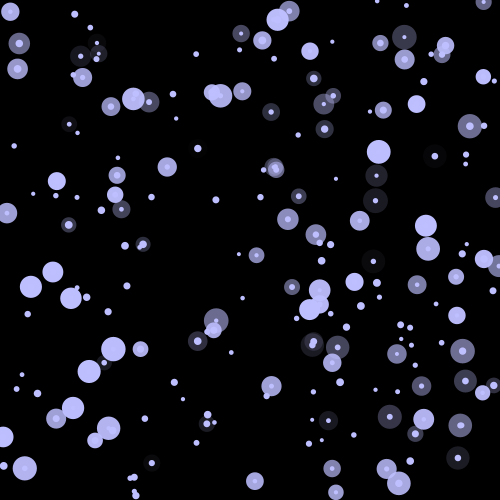
Frame 1 (no input)
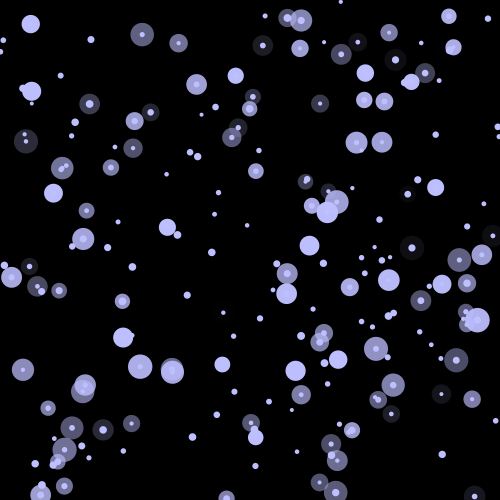
Frame 60 (the mouse pressed at the canvas centre just before this capture)
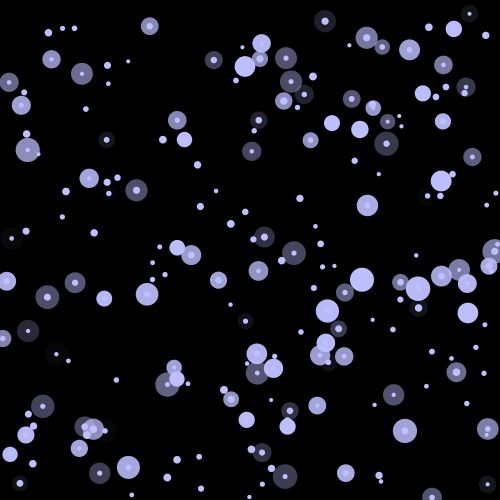
Frame 120 (the mouse held since frame 60 and released just before this capture)

The Processing sketch that drew these frames (run headless with seeded random() and noise(); from frame 60 on, the mouse is pressed at the canvas centre):

// Processing sketch: processing_71914
// ── processing_71914.pde

//the nets are just circles

int sizeX= 500;
int sizeY= 500;
fairy[] fairies = new fairy[200]; //an array of fairy objects
boolean drawingNet = false; //becomes true when the user clicks
net activeNet;
int totalHits = 0;

void setup() {
  //I used variables for the size so I can refer to them later 
  //when I'm making sure the fairies don't go offscreen
  size(500, 500);
  background(0);
  smooth();
  //fills the array with fairies created at random positions
  for (int i =0; i<200; i++) {
    fairies[i] = new fairy(random(0, sizeX), random(0, sizeY), random(-1.5, 1.5), random(-1.5, 1.5), random(4,8), random(15,25), random(0, 20));
  }
}

void draw() {
background(0);
  //call react
  //check if user is drawing circle 
  for (fairy each : fairies) {
    each.react();
    if(each.trapped){
      totalHits += each.hitCount;
    }
  }
  if (!(activeNet==null)) {
    activeNet.drawNet();
    if(totalHits>2000){
      activeNet.breakNet();
    }
  }
}

void mousePressed() {
  drawingNet = true;
  activeNet = new net(mouseX, mouseY);
}

void mouseReleased() {
  drawingNet = false;
  activeNet.closeNet();
  for(fairy check : fairies){
    if(dist(check.xpos+check.xstep, check.ypos+check.ystep, activeNet.centerX, activeNet.centerY)<activeNet.rad/2){
      check.trapped =true;
    }
    
  }
}

//-------------------------------------------------------------//
class net {
  boolean closed;

  float centerX;
  float centerY;

  float rad;

  //constructor
  net(float x, float y) {
    centerX = x;
    centerY = y;
    closed = false;
  }

  void drawNet() {

  stroke(190,191, 255);
    
    strokeWeight(3);
    noFill();
    if (closed) {
      ellipse(centerX, centerY, rad, rad);
    }
    else {
      float temp = dist(centerX, centerY, mouseX, mouseY);
        ellipse(centerX, centerY, 2*temp,2*temp);
      }  
  }

  void closeNet() {
    closed = true;
    drawingNet=false;
    if (mouseX>centerX) {
      rad=2*(dist(centerX, centerY, mouseX, mouseY)+ random(-50,10));
    }
    else {
      rad=centerX-mouseX;
    }
  }
  
  void breakNet(){
    for(fairy check : fairies){
      if(check.trapped){
        check.r +=random(5, 20); 
        check.g-=random(5,20);
        check.blu-=random(0,8);
        check.unTrap();
      }
    }
    totalHits = 0;
    activeNet = null;
  }
}


//-------------------------------------------------------------//
class fairy {
  boolean trapped = false;
  float xpos;
  float ypos;

  float xstep;
  float ystep;
  
  float holdX;
  float holdY;

  float breath;//the count that goes up
  float b =0.01;//how much the count goes up by
  float a;//the opacity
  float r  = 190;//r component of the colour
  float g = 191; //g component
  float blu = 255; //b component

//the dimensions of the circles
  float inner;
  float outer;
  
  int hitCount = 0;


  //constructor, 
  //gets passed the initial x and y position of the fairy
  //the initial speed and size 
  //where the transparency starts
  fairy(float x, float y, float x2, float y2, float x3, float y3,float i) {
    xpos = x;
    ypos = y;
    xstep = x2;
    ystep = y2;
    holdX = x2;
    holdY = y2;
    inner = x3;
    outer = y3;
    breath = i;
  }

  //this makes the fairy move 
  //and changes its direction if it's about to go out of bounds
  void react() {
    breathe();
    outOfBounds();
    if (trapped) {
      b= b+0.01;
      xstep = xstep*1.01;
      ystep = ystep*1.01;
    }
    xpos = xpos+xstep;
    ypos = ypos+ystep;
    //possible colour 221-160-221 
    fill(r, g, blu);
    noStroke();
    ellipse(xpos, ypos, inner, inner);
    fill(r, g, blu,a);
    ellipse(xpos, ypos, outer, outer);
  }


  //if the fairy is about to go offscreen or run in to the edge 
  //of a net it turns it around. 
  void outOfBounds() {
    if (trapped) {
      //makes sure the fairy doesn't go outside the net
      if (dist(xpos+xstep, ypos+ystep,activeNet.centerX, activeNet.centerY)>activeNet.rad/2) {
        xstep = xstep*-1;
        ystep = ystep*-1;
        hitCount++;
      }
    }
    else {
      if (xpos+xstep<0 || xpos+xstep>sizeX) {
        xstep = xstep*-1;
      }
      if (ypos+ystep<0 || ypos+ystep>sizeY) {
        ystep = ystep*-1;
      }
      if (!(activeNet==null)) {
        if (dist(xpos+xstep, ypos+ystep, activeNet.centerX, activeNet.centerY)<activeNet.rad/2) {
          ystep = ystep*-1;
          xstep = xstep*-1;
        }
      }
    }
  }
  
  //unTrap is called to reset all of the things that got changed when it was trapped
  void unTrap(){
    trapped = false;
    xstep = holdX;
    ystep = holdY;
    b = 0.01;
    inner += random(0,3);
    outer += random(1,5);
    hitCount = 0;
  }

  //the glow around the fairy fades in and out 
  //to look like the fairy is breathing
  void breathe() {
    a = sin(breath)*255;
    //uses a sin wave to change the transparency smoothly;
    breath= breath+b;
  }
}
